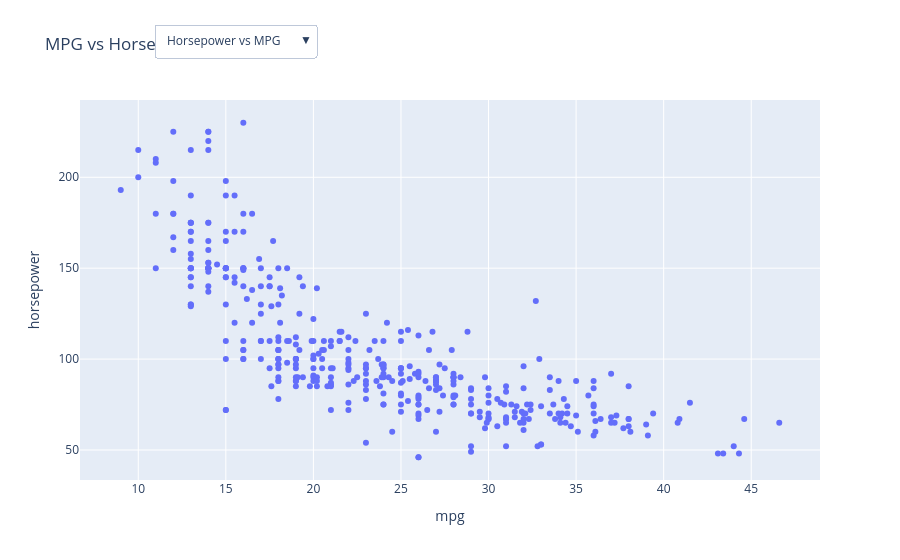

The cell this chart's notebook holds for it:
### Code cell
fig = px.scatter(data_frame= df, x= "mpg", y= "horsepower", title= "MPG vs Horsepower")
# we can share interactive chart to someone online using DASH platform and share the link!?
# Add dropdown menu
fig.update_layout(
    updatemenus=[
        dict(
            buttons=list([
                dict(label="Horsepower vs MPG",
                     method="update",
                     args=[{"x": [df["horsepower"]], "y": [df["mpg"]]},
                           {"title": "Horsepower vs MPG"}]),
                dict(label="Weight vs MPG",
                     method="update",
                     args=[{"x": [df["weight"]], "y": [df["mpg"]]},
                           {"title": "Weight vs MPG"}]),
                dict(label="Displacement vs MPG",
                     method="update",
                     args=[{"x": [df["displacement"]], "y": [df["mpg"]]},
                           {"title": "Displacement vs MPG"}])
            ]),
            direction="down",
            showactive=True,
            x=0.1,
            xanchor="left",
            y=1.2,
            yanchor="top"
        )
    ]
)

fig.show()

### Figure 1 — Plotly figure (JSON) as saved in the notebook; plotly's stock layout.template omitted (floating-point values rounded to 4 significant figures; data arrays with more than 128 entries replaced by an {"elided": "..."} marker saying what was removed)
{"data": [{"hovertemplate": "mpg=%{x}<br>horsepower=%{y}<extra></extra>", "legendgroup": "", "marker": {"color": "#636efa", "symbol": "circle"}, "mode": "markers", "name": "", "orientation": "v", "showlegend": false, "type": "scatter", "x": {"elided": "398 float values"}, "xaxis": "x", "y": {"elided": "398 float values"}, "yaxis": "y"}], "layout": {"legend": {"tracegroupgap": 0}, "title": {"text": "MPG vs Horsepower"}, "updatemenus": [{"buttons": [{"args": [{"x": {"elided": "1x398 int values"}, "y": {"elided": "1x398 float values"}}, {"title": "Horsepower vs MPG"}], "label": "Horsepower vs MPG", "method": "update"}, {"args": [{"x": {"elided": "1x398 int values"}, "y": {"elided": "1x398 float values"}}, {"title": "Weight vs MPG"}], "label": "Weight vs MPG", "method": "update"}, {"args": [{"x": {"elided": "1x398 float values"}, "y": {"elided": "1x398 float values"}}, {"title": "Displacement vs MPG"}], "label": "Displacement vs MPG", "method": "update"}], "direction": "down", "showactive": true, "x": 0.1, "xanchor": "left", "y": 1.2, "yanchor": "top"}], "xaxis": {"anchor": "y", "domain": [0, 1], "title": {"text": "mpg"}}, "yaxis": {"anchor": "x", "domain": [0, 1], "title": {"text": "horsepower"}}}}
